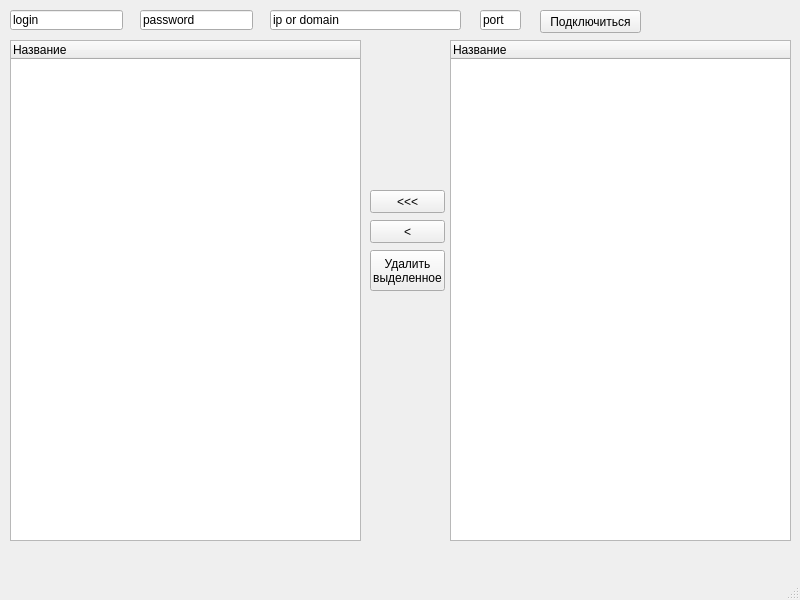
<?xml version="1.0" encoding="UTF-8"?>
<ui version="4.0">
 <class>MainWindow</class>
 <widget class="QMainWindow" name="MainWindow">
  <property name="geometry">
   <rect>
    <x>0</x>
    <y>0</y>
    <width>800</width>
    <height>600</height>
   </rect>
  </property>
  <property name="minimumSize">
   <size>
    <width>800</width>
    <height>600</height>
   </size>
  </property>
  <property name="maximumSize">
   <size>
    <width>800</width>
    <height>600</height>
   </size>
  </property>
  <property name="windowTitle">
   <string>MainWindow</string>
  </property>
  <widget class="QWidget" name="centralwidget">
   <widget class="QTreeWidget" name="operatorTree">
    <property name="geometry">
     <rect>
      <x>10</x>
      <y>40</y>
      <width>351</width>
      <height>501</height>
     </rect>
    </property>
    <column>
     <property name="text">
      <string>Название</string>
     </property>
    </column>
   </widget>
   <widget class="QTreeWidget" name="apparatusTree">
    <property name="geometry">
     <rect>
      <x>450</x>
      <y>40</y>
      <width>341</width>
      <height>501</height>
     </rect>
    </property>
    <column>
     <property name="text">
      <string>Название</string>
     </property>
    </column>
   </widget>
   <widget class="QPushButton" name="syncAllButton">
    <property name="geometry">
     <rect>
      <x>370</x>
      <y>190</y>
      <width>75</width>
      <height>23</height>
     </rect>
    </property>
    <property name="text">
     <string>&lt;&lt;&lt;</string>
    </property>
   </widget>
   <widget class="QPushButton" name="syncSelectButton">
    <property name="geometry">
     <rect>
      <x>370</x>
      <y>220</y>
      <width>75</width>
      <height>23</height>
     </rect>
    </property>
    <property name="text">
     <string>&lt;</string>
    </property>
   </widget>
   <widget class="QPushButton" name="deleteButton">
    <property name="geometry">
     <rect>
      <x>370</x>
      <y>250</y>
      <width>75</width>
      <height>41</height>
     </rect>
    </property>
    <property name="text">
     <string>Удалить
выделенное</string>
    </property>
   </widget>
   <widget class="QLineEdit" name="loginText">
    <property name="geometry">
     <rect>
      <x>10</x>
      <y>10</y>
      <width>113</width>
      <height>20</height>
     </rect>
    </property>
    <property name="text">
     <string>login</string>
    </property>
   </widget>
   <widget class="QLineEdit" name="portText">
    <property name="geometry">
     <rect>
      <x>480</x>
      <y>10</y>
      <width>41</width>
      <height>20</height>
     </rect>
    </property>
    <property name="text">
     <string>port</string>
    </property>
   </widget>
   <widget class="QLineEdit" name="passwordText">
    <property name="geometry">
     <rect>
      <x>140</x>
      <y>10</y>
      <width>113</width>
      <height>20</height>
     </rect>
    </property>
    <property name="text">
     <string>password</string>
    </property>
   </widget>
   <widget class="QLineEdit" name="ipText">
    <property name="geometry">
     <rect>
      <x>270</x>
      <y>10</y>
      <width>191</width>
      <height>20</height>
     </rect>
    </property>
    <property name="inputMask">
     <string/>
    </property>
    <property name="text">
     <string>ip or domain</string>
    </property>
   </widget>
   <widget class="QPushButton" name="connectButton">
    <property name="geometry">
     <rect>
      <x>540</x>
      <y>10</y>
      <width>101</width>
      <height>23</height>
     </rect>
    </property>
    <property name="text">
     <string>Подключиться</string>
    </property>
   </widget>
  </widget>
  <widget class="QMenuBar" name="menubar">
   <property name="geometry">
    <rect>
     <x>0</x>
     <y>0</y>
     <width>800</width>
     <height>21</height>
    </rect>
   </property>
  </widget>
  <widget class="QStatusBar" name="statusbar"/>
 </widget>
 <resources/>
 <connections/>
</ui>
